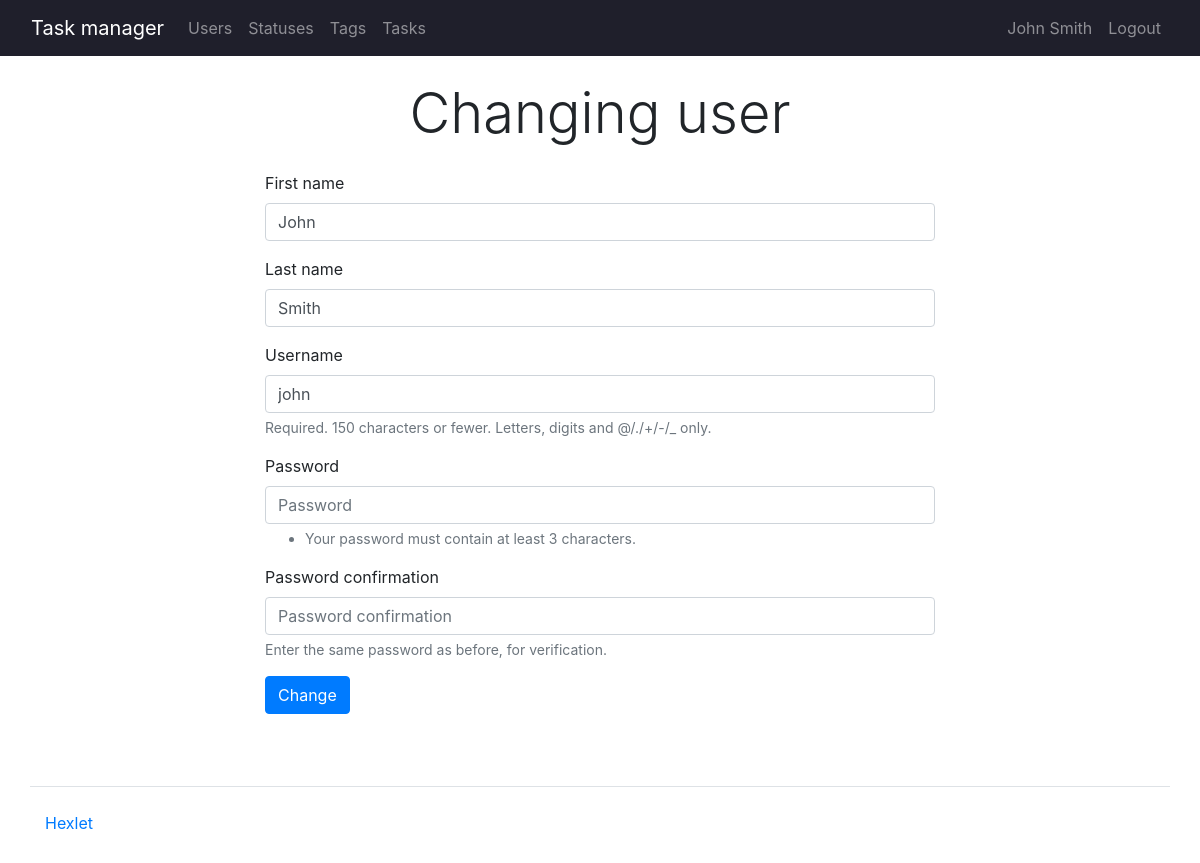
The page /users/1/update/ (signed in) on the database its author committed.
### task_manager/users/models.py (models this page shows, shortened)
class CustomUser(AbstractUser):
    groups = models.ManyToManyField(
        "auth.Group",
        blank=True,
        related_name="customuser_set",
        related_query_name="customuser",
    )
    user_permissions = models.ManyToManyField(
        "auth.Permission",
        blank=True,
        related_name="customuser_set",
        related_query_name="customuser",
    )
    def __str__(self):
        return f'{self.first_name} {self.last_name}'

### task_manager/users/views.py (the view)
# urls.py: path("<int:pk>/update/", UpdateUserView.as_view(), name="user_update"),
class UpdateUserView(UserPermissionMixin, SuccessMessageMixin, UpdateView):
    model = CustomUser
    template_name = "users/create.html"
    form_class = CustomUserCreationForm
    success_message = _("User has been successfully changed")
    extra_context = {
        "table_name": _("Changing user"),
        "button_name": _("Change"),
    }

### task_manager/users/forms.py (shortened to what this page needs)
class CustomUserCreationForm(UserCreationForm):
    class Meta:
        model = CustomUser
        fields = [
            "first_name",
            "last_name",
            "username",
            "password1",
            "password2",
        ]

### task_manager/users/views.py (called while the page is built)
    def has_permission(self):
        return self.get_object().pk == self.request.user.pk

### task_manager/templates/users/create.html (shortened to what this page needs)
{% extends 'base.html' %}
{% load i18n %}
{% load bootstrap4 %}
{% block content %}
<div class="container mx-auto" style="width: 700px;">
    <div class="text-center mb-4">
        <h1 class="display-4">{{ table_name }}</h1>
    </div>
    <form method="post">
        {% bootstrap_form form %}
        <input class="btn btn-primary" type="submit" value="{{ button_name }}">
    </form>
</div>
{% endblock content %}

### task_manager/templates/navbar.html (shortened to what this page needs)
{% load bootstrap4 %}
{% load i18n %}
<nav class="navbar navbar-expand-md navbar-dark px-3" style="background-color: rgb(31, 31, 43);">
    <div class="container-fluid">
      <a class="navbar-brand" href="/">{% translate "Task manager" %}</a>
      <div class="collapse navbar-collapse" id="navbarNavAltMarkup">
        <ul class="navbar-nav mr-auto">
          <li class="nav-item">
            <a class="nav-link" href="{% url 'users' %}">{% translate "Users" %}</a>
          </li>
        {% if request.user.is_authenticated %}
          <li class="nav-item">
            <a class="nav-link" href="{% url 'statuses' %}">{% translate "Statuses" %}</a>
          </li>
          <li class="nav-item">
            <a class="nav-link" href="#">{% translate "Tags" %}</a>
          </li>
          <li class="nav-item">
            <a class="nav-link" href="{% url 'tasks' %}">{% translate "Tasks" %}</a>
          </li>
        </ul>
        <ul class="navbar-nav ms-auto">
          <li class="nav-item">
            <a class="nav-link" href="{% url 'user_profile' request.user.id %}">{{request.user | title}}</a>
          </li>
          <li class="nav-item">
            <a class="nav-link" href="{% url 'logout' %}">{% translate "Logout" %}</a>
          </li>
        </ul>
        {% endif %}
      </div>
    </div>
</nav>

### rows shown on the page
CustomUser: user "John Smith", first_name "John", last_name "Smith", username "john"

### other values the page prints
{{ table_name }} "Changing user"
